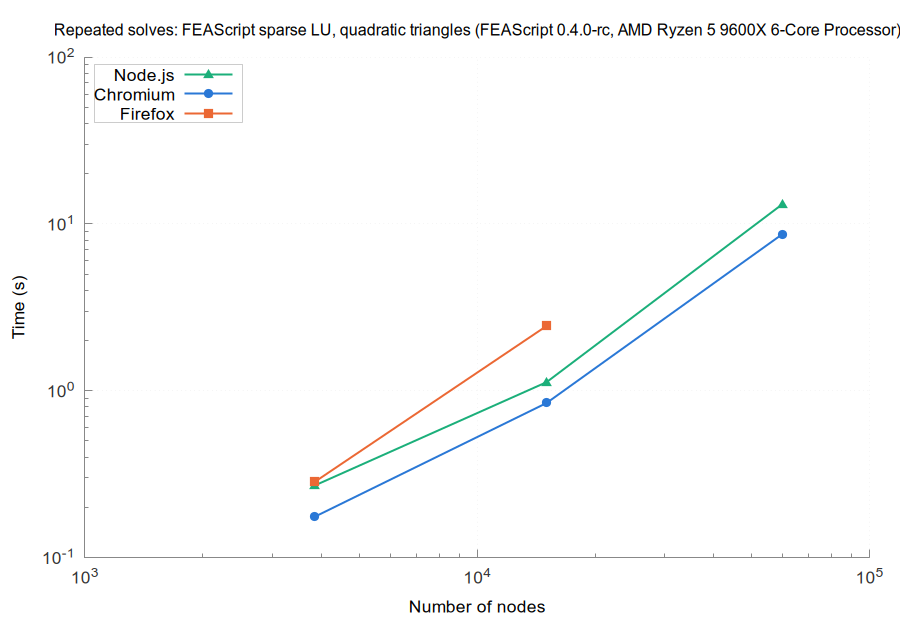

Reproduce this figure in gnuplot.
set terminal pngcairo size 900,620 font 'Arial,13'
set border 3 lc rgb '#888888'; set tics nomirror tc rgb '#333333'
set grid lc rgb '#e6e6e6' lw 1; set key top left box lc rgb '#cccccc' opaque
set logscale xy; set format y '10^{%L}'; set format x '10^{%L}'
set output 'browsers_FEAScript_sparse_LU_quadratic_triangles_repeated.png'
set title 'Repeated solves: FEAScript sparse LU, quadratic triangles (FEAScript 0.4.0-rc, AMD Ryzen 5 9600X 6-Core Processor)' font 'Arial,12'
set xlabel 'Number of nodes'
set ylabel 'Time (s)'
plot 'browsers_FEAScript_sparse_LU_quadratic_triangles_repeated_node.dat' u 1:2 w lp lw 2 pt 9 ps 1.2 lc rgb '#1baf7a' t 'Node.js', \
     'browsers_FEAScript_sparse_LU_quadratic_triangles_repeated_chromium.dat' u 1:2 w lp lw 2 pt 7 ps 1.2 lc rgb '#2a78d6' t 'Chromium', \
     'browsers_FEAScript_sparse_LU_quadratic_triangles_repeated_firefox.dat' u 1:2 w lp lw 2 pt 5 ps 1.2 lc rgb '#eb6834' t 'Firefox'
